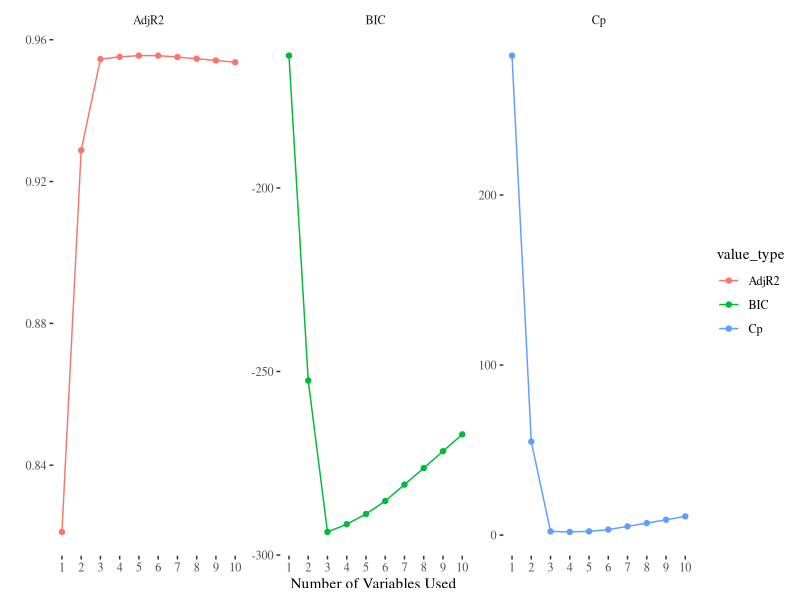
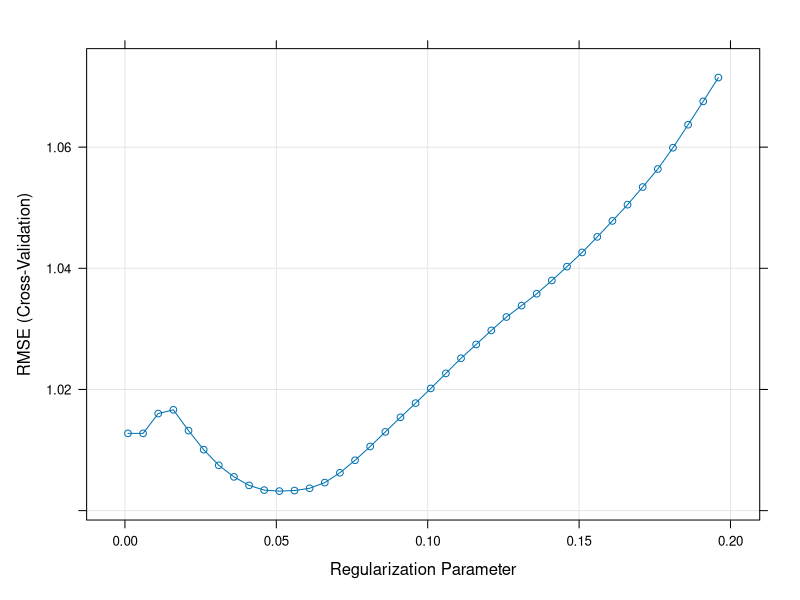
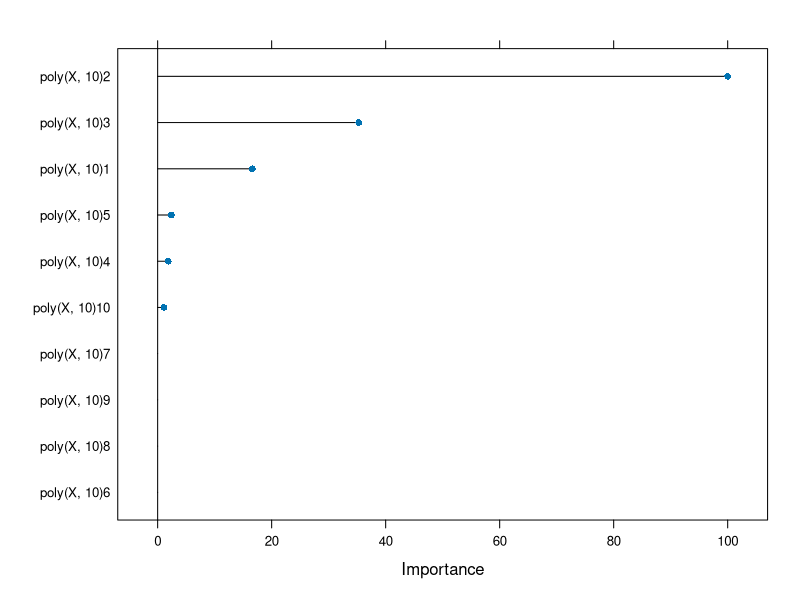
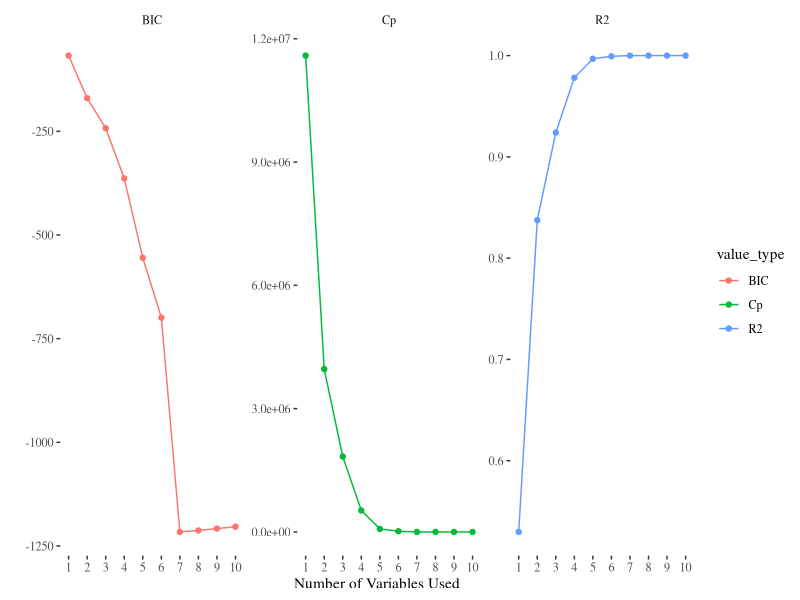
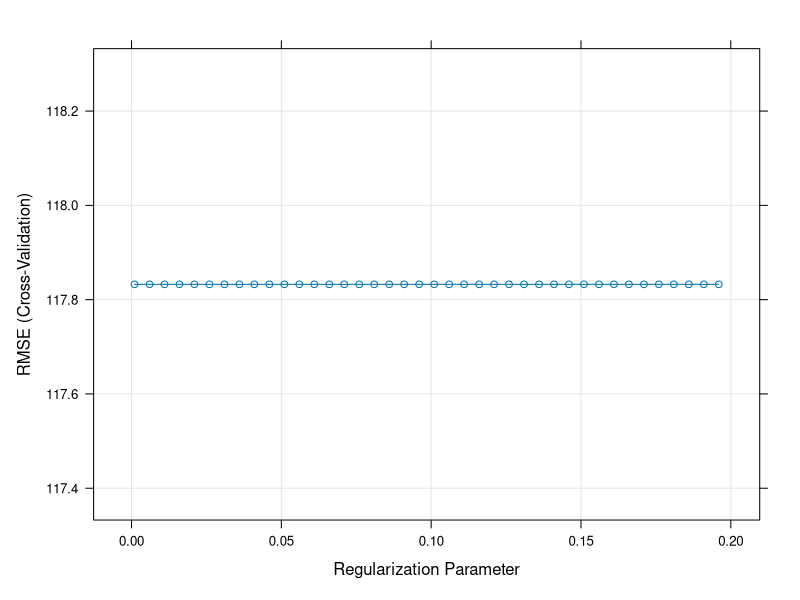
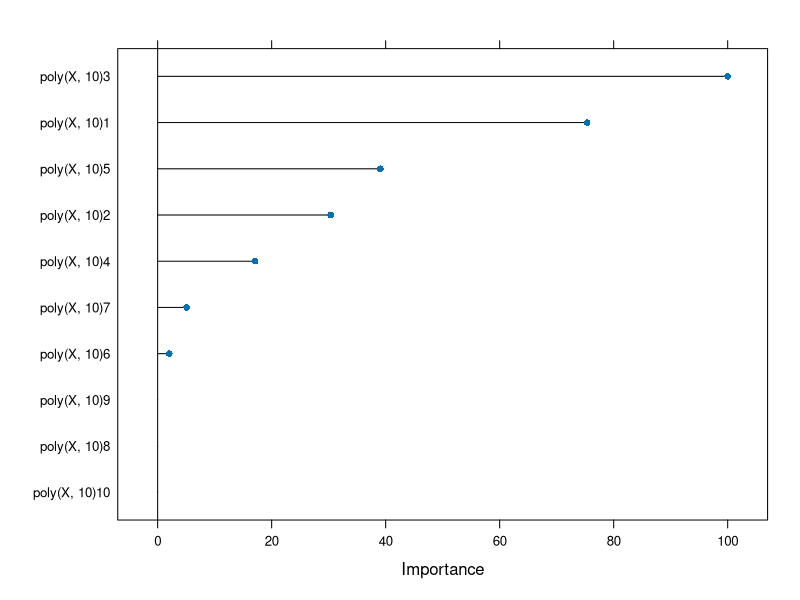

Write R code to recreate these figures, in order.
# a)
set.seed(1)
X <- rnorm(100)
noise <- rnorm(100)

# b)
Y <- 3 + 1*X + 4*X^2 - 1*X^3 + noise

# c)
require(leaps)
df <- data.frame(Y, X)
fit <- regsubsets(Y ~ poly(X, 10), data = df, nvmax = 10)

fit_summary <- summary(fit)

require(tidyverse)
require(ggplot2)
require(ggthemes);
library(magrittr) 
library(dplyr)    

data_frame(Cp = fit_summary$cp,
           BIC = fit_summary$bic,
           AdjR2 = fit_summary$adjr2) %>%
  mutate(id = row_number()) %>%
  gather(value_type, value, -id) %>%
  ggplot(aes(id, value, col = value_type)) +
  geom_line() + geom_point() + ylab('') + xlab('Number of Variables Used') +
  facet_wrap(~ value_type, scales = 'free') +
  theme_tufte() + scale_x_continuous(breaks = 1:10)
# Similar to how we specified the Y variable, Regsubsets determines that three parameters is the ideal number.

# d)
require(caret)

model_back <- train(Y ~ poly(X, 10), data = df, 
                    method = 'glmStepAIC', direction = 'backward', 
                    trace = 0,
                    trControl = trainControl(method = 'none', verboseIter = FALSE))

postResample(predict(model_back, df), df$Y)
#      RMSE  Rsquared       MAE 
# 0.9314956 0.9569843 0.7488821 


summary(model_back$finalModel)
# The backward stepwise model agrees with the best subsets model.

x_poly <- poly(df$X, 10)

colnames(x_poly) <- paste0('poly', 1:10)
model_forw <- train(y = Y, x = x_poly,
                    method = 'glmStepAIC', direction = 'forward',
                    trace = 0,
                    trControl = trainControl(method = 'none', verboseIter = FALSE))

postResample(predict(model_forw, data.frame(x_poly)), df$Y)
#      RMSE  Rsquared       MAE 
# 0.9314956 0.9569843 0.7488821 
summary(model_forw$finalModel)
# The forward stepwise model also agrees.

# e)
lasso_model <- train(Y ~ poly(X, 10), data = df,
                     method = 'glmnet',
                     trControl = trainControl(method = 'cv', number = 10),
                     tuneGrid = expand.grid(alpha = 1,
                                            lambda = seq(0.001, 0.2, by = 0.005)))

plot(lasso_model)

plot(varImp(lasso_model))

coef(lasso_model$finalModel, lasso_model$bestTune$lambda)

postResample(predict(lasso_model, df), df$Y)
#      RMSE  Rsquared       MAE 
# 0.9265197 0.9577192 0.7566424 
# The amount of predictors required is overstated by the Lasso model. This may be predicted given that we choose the best model solely based on RSS rather than the Aikake Information Criterion or the Bayesian Inference Criterion as used by regsubsets or the Bayesian Inference Criterion and Adjusted R2 as used by stepwise selection.

# f)
Y_7 <- 3 + 8*X^7 + noise
df_2 <- data_frame(Y_7 = Y_7, X = df[,-1])

fit <- regsubsets(Y_7 ~ poly(X, 10), data = df_2, nvmax = 10)

fit_summary <- summary(fit)

data_frame(Cp = fit_summary$cp,
           BIC = fit_summary$bic,
           R2 = fit_summary$adjr2) %>%
  mutate(id = row_number()) %>%
  gather(value_type, value, -id) %>%
  ggplot(aes(id, value, col = value_type)) +
  geom_line() + geom_point() + ylab('') + xlab('Number of Variables Used') +
  facet_wrap(~ value_type, scales = 'free') +
  theme_tufte() + scale_x_continuous(breaks = 1:10)

lasso_y7_model <- train(Y_7 ~ poly(X, 10), data = df_2,
                        method = 'glmnet', 
                        trControl = trainControl(method = 'cv', number = 5),
                        tuneGrid = expand.grid(alpha = 1, 
                                               lambda = seq(0.001, 0.2, by = 0.005)))

plot(lasso_y7_model)

plot(varImp(lasso_y7_model))

coef(lasso_y7_model$finalModel, lasso_y7_model$bestTune$lambda)
# 11 x 1 sparse Matrix of class "dgCMatrix"
# s1
# (Intercept)     36.72505
# poly(X, 10)1  2630.24239
# poly(X, 10)2  1059.42846
# poly(X, 10)3  3491.14380
# poly(X, 10)4   597.14287
# poly(X, 10)5  1363.96802
# poly(X, 10)6    70.93052
# poly(X, 10)7   177.79560
# poly(X, 10)8     .      
# poly(X, 10)9     .      
# poly(X, 10)10    .      

postResample(predict(lasso_y7_model, df_2), df_2$Y_7)
#       RMSE   Rsquared        MAE 
# 14.2854375  0.9996164  4.9531386 
